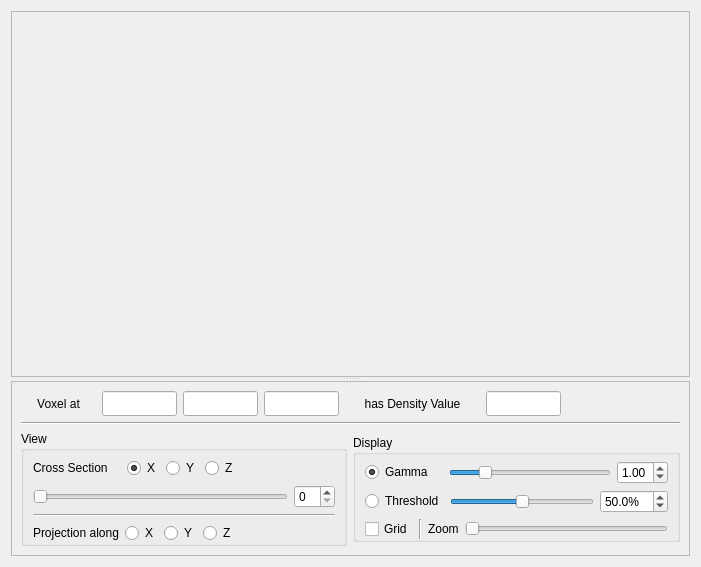
<?xml version="1.0" encoding="UTF-8"?>
<ui version="4.0">
 <class>dlg_mapexplorer</class>
 <widget class="QWidget" name="dlg_mapexplorer">
  <property name="geometry">
   <rect>
    <x>0</x>
    <y>0</y>
    <width>701</width>
    <height>567</height>
   </rect>
  </property>
  <property name="focusPolicy">
   <enum>Qt::WheelFocus</enum>
  </property>
  <property name="windowTitle">
   <string>Form</string>
  </property>
  <layout class="QGridLayout" name="gridLayout_2">
   <item row="0" column="0">
    <widget class="QSplitter" name="splitter">
     <property name="focusPolicy">
      <enum>Qt::WheelFocus</enum>
     </property>
     <property name="orientation">
      <enum>Qt::Vertical</enum>
     </property>
     <widget class="QScrollArea" name="m_pScrollAreaMap">
      <property name="widgetResizable">
       <bool>true</bool>
      </property>
      <widget class="QWidget" name="m_pLabelWidget">
       <property name="geometry">
        <rect>
         <x>0</x>
         <y>0</y>
         <width>681</width>
         <height>366</height>
        </rect>
       </property>
       <property name="focusPolicy">
        <enum>Qt::WheelFocus</enum>
       </property>
       <layout class="QGridLayout" name="gridLayout_3"/>
      </widget>
     </widget>
     <widget class="QScrollArea" name="m_pScrollAreaControls">
      <property name="sizePolicy">
       <sizepolicy hsizetype="Expanding" vsizetype="Preferred">
        <horstretch>0</horstretch>
        <verstretch>0</verstretch>
       </sizepolicy>
      </property>
      <property name="minimumSize">
       <size>
        <width>0</width>
        <height>39</height>
       </size>
      </property>
      <property name="maximumSize">
       <size>
        <width>16777215</width>
        <height>175</height>
       </size>
      </property>
      <property name="widgetResizable">
       <bool>true</bool>
      </property>
      <widget class="QWidget" name="scrollAreaWidgetContentsControls">
       <property name="geometry">
        <rect>
         <x>0</x>
         <y>0</y>
         <width>681</width>
         <height>173</height>
        </rect>
       </property>
       <layout class="QGridLayout" name="gridLayout">
        <item row="0" column="0" colspan="2">
         <layout class="QHBoxLayout" name="horizontalLayout_6">
          <item>
           <widget class="QLabel" name="label_4">
            <property name="sizePolicy">
             <sizepolicy hsizetype="Fixed" vsizetype="Fixed">
              <horstretch>1</horstretch>
              <verstretch>1</verstretch>
             </sizepolicy>
            </property>
            <property name="minimumSize">
             <size>
              <width>75</width>
              <height>25</height>
             </size>
            </property>
            <property name="maximumSize">
             <size>
              <width>75</width>
              <height>25</height>
             </size>
            </property>
            <property name="text">
             <string>Voxel at</string>
            </property>
            <property name="alignment">
             <set>Qt::AlignCenter</set>
            </property>
           </widget>
          </item>
          <item>
           <widget class="QLineEdit" name="m_pX">
            <property name="enabled">
             <bool>true</bool>
            </property>
            <property name="sizePolicy">
             <sizepolicy hsizetype="Fixed" vsizetype="Fixed">
              <horstretch>1</horstretch>
              <verstretch>1</verstretch>
             </sizepolicy>
            </property>
            <property name="minimumSize">
             <size>
              <width>75</width>
              <height>25</height>
             </size>
            </property>
            <property name="maximumSize">
             <size>
              <width>75</width>
              <height>25</height>
             </size>
            </property>
            <property name="baseSize">
             <size>
              <width>40</width>
              <height>0</height>
             </size>
            </property>
            <property name="alignment">
             <set>Qt::AlignCenter</set>
            </property>
            <property name="readOnly">
             <bool>true</bool>
            </property>
           </widget>
          </item>
          <item>
           <widget class="QLineEdit" name="m_pY">
            <property name="enabled">
             <bool>true</bool>
            </property>
            <property name="sizePolicy">
             <sizepolicy hsizetype="Fixed" vsizetype="Fixed">
              <horstretch>1</horstretch>
              <verstretch>1</verstretch>
             </sizepolicy>
            </property>
            <property name="minimumSize">
             <size>
              <width>75</width>
              <height>25</height>
             </size>
            </property>
            <property name="maximumSize">
             <size>
              <width>75</width>
              <height>25</height>
             </size>
            </property>
            <property name="alignment">
             <set>Qt::AlignCenter</set>
            </property>
            <property name="readOnly">
             <bool>true</bool>
            </property>
           </widget>
          </item>
          <item>
           <widget class="QLineEdit" name="m_pZ">
            <property name="enabled">
             <bool>true</bool>
            </property>
            <property name="sizePolicy">
             <sizepolicy hsizetype="Fixed" vsizetype="Fixed">
              <horstretch>1</horstretch>
              <verstretch>1</verstretch>
             </sizepolicy>
            </property>
            <property name="minimumSize">
             <size>
              <width>75</width>
              <height>25</height>
             </size>
            </property>
            <property name="maximumSize">
             <size>
              <width>75</width>
              <height>25</height>
             </size>
            </property>
            <property name="alignment">
             <set>Qt::AlignCenter</set>
            </property>
            <property name="readOnly">
             <bool>true</bool>
            </property>
           </widget>
          </item>
          <item>
           <widget class="QLabel" name="label_5">
            <property name="sizePolicy">
             <sizepolicy hsizetype="Fixed" vsizetype="Fixed">
              <horstretch>1</horstretch>
              <verstretch>1</verstretch>
             </sizepolicy>
            </property>
            <property name="minimumSize">
             <size>
              <width>135</width>
              <height>25</height>
             </size>
            </property>
            <property name="maximumSize">
             <size>
              <width>135</width>
              <height>25</height>
             </size>
            </property>
            <property name="text">
             <string>has Density Value</string>
            </property>
            <property name="alignment">
             <set>Qt::AlignCenter</set>
            </property>
           </widget>
          </item>
          <item>
           <widget class="QLineEdit" name="m_pDensity">
            <property name="sizePolicy">
             <sizepolicy hsizetype="Fixed" vsizetype="Fixed">
              <horstretch>1</horstretch>
              <verstretch>1</verstretch>
             </sizepolicy>
            </property>
            <property name="minimumSize">
             <size>
              <width>75</width>
              <height>25</height>
             </size>
            </property>
            <property name="maximumSize">
             <size>
              <width>75</width>
              <height>25</height>
             </size>
            </property>
            <property name="alignment">
             <set>Qt::AlignCenter</set>
            </property>
            <property name="readOnly">
             <bool>true</bool>
            </property>
           </widget>
          </item>
          <item>
           <spacer name="horizontalSpacer">
            <property name="orientation">
             <enum>Qt::Horizontal</enum>
            </property>
            <property name="sizeHint" stdset="0">
             <size>
              <width>148</width>
              <height>22</height>
             </size>
            </property>
           </spacer>
          </item>
         </layout>
        </item>
        <item row="1" column="0" colspan="2">
         <widget class="Line" name="line">
          <property name="orientation">
           <enum>Qt::Horizontal</enum>
          </property>
         </widget>
        </item>
        <item row="2" column="0">
         <widget class="QGroupBox" name="groupBox_4">
          <property name="sizePolicy">
           <sizepolicy hsizetype="Minimum" vsizetype="Maximum">
            <horstretch>0</horstretch>
            <verstretch>0</verstretch>
           </sizepolicy>
          </property>
          <property name="minimumSize">
           <size>
            <width>0</width>
            <height>100</height>
           </size>
          </property>
          <property name="title">
           <string>View</string>
          </property>
          <layout class="QVBoxLayout" name="verticalLayout">
           <property name="topMargin">
            <number>6</number>
           </property>
           <property name="bottomMargin">
            <number>0</number>
           </property>
           <item>
            <layout class="QHBoxLayout" name="horizontalLayout">
             <item>
              <widget class="QLabel" name="m_pLabelCrossSection">
               <property name="text">
                <string>Cross Section    </string>
               </property>
              </widget>
             </item>
             <item>
              <widget class="QRadioButton" name="m_pRadioButtonCrossSectionX">
               <property name="text">
                <string>X</string>
               </property>
               <property name="checked">
                <bool>true</bool>
               </property>
               <attribute name="buttonGroup">
                <string>m_pButtonGroupMapping</string>
               </attribute>
              </widget>
             </item>
             <item>
              <widget class="QRadioButton" name="m_pRadioButtonCrossSectionY">
               <property name="text">
                <string>Y</string>
               </property>
               <attribute name="buttonGroup">
                <string>m_pButtonGroupMapping</string>
               </attribute>
              </widget>
             </item>
             <item>
              <widget class="QRadioButton" name="m_pRadioButtonCrossSectionZ">
               <property name="text">
                <string>Z</string>
               </property>
               <attribute name="buttonGroup">
                <string>m_pButtonGroupMapping</string>
               </attribute>
              </widget>
             </item>
             <item>
              <spacer name="horizontalSpacer_3">
               <property name="orientation">
                <enum>Qt::Horizontal</enum>
               </property>
               <property name="sizeHint" stdset="0">
                <size>
                 <width>17</width>
                 <height>22</height>
                </size>
               </property>
              </spacer>
             </item>
            </layout>
           </item>
           <item>
            <layout class="QHBoxLayout" name="horizontalLayout_2">
             <item>
              <widget class="QSlider" name="m_pSliderSlice">
               <property name="orientation">
                <enum>Qt::Horizontal</enum>
               </property>
              </widget>
             </item>
             <item>
              <widget class="QSpinBox" name="m_pSpinBoxSlice">
               <property name="keyboardTracking">
                <bool>false</bool>
               </property>
              </widget>
             </item>
            </layout>
           </item>
           <item>
            <widget class="Line" name="line_3">
             <property name="orientation">
              <enum>Qt::Horizontal</enum>
             </property>
            </widget>
           </item>
           <item>
            <layout class="QHBoxLayout" name="horizontalLayout_5">
             <item>
              <widget class="QLabel" name="m_pLabelProjectionAlong">
               <property name="text">
                <string>Projection along</string>
               </property>
              </widget>
             </item>
             <item>
              <widget class="QRadioButton" name="m_pRadioButtonProjectionX">
               <property name="text">
                <string>X</string>
               </property>
               <attribute name="buttonGroup">
                <string>m_pButtonGroupMapping</string>
               </attribute>
              </widget>
             </item>
             <item>
              <widget class="QRadioButton" name="m_pRadioButtonProjectionY">
               <property name="text">
                <string>Y</string>
               </property>
               <attribute name="buttonGroup">
                <string>m_pButtonGroupMapping</string>
               </attribute>
              </widget>
             </item>
             <item>
              <widget class="QRadioButton" name="m_pRadioButtonProjectionZ">
               <property name="text">
                <string>Z</string>
               </property>
               <attribute name="buttonGroup">
                <string>m_pButtonGroupMapping</string>
               </attribute>
              </widget>
             </item>
             <item>
              <spacer name="horizontalSpacer_2">
               <property name="orientation">
                <enum>Qt::Horizontal</enum>
               </property>
               <property name="sizeHint" stdset="0">
                <size>
                 <width>17</width>
                 <height>17</height>
                </size>
               </property>
              </spacer>
             </item>
            </layout>
           </item>
           <item>
            <spacer name="verticalSpacer">
             <property name="orientation">
              <enum>Qt::Vertical</enum>
             </property>
             <property name="sizeHint" stdset="0">
              <size>
               <width>20</width>
               <height>0</height>
              </size>
             </property>
            </spacer>
           </item>
          </layout>
         </widget>
        </item>
        <item row="2" column="1">
         <widget class="QGroupBox" name="groupBox_2">
          <property name="sizePolicy">
           <sizepolicy hsizetype="MinimumExpanding" vsizetype="Maximum">
            <horstretch>0</horstretch>
            <verstretch>0</verstretch>
           </sizepolicy>
          </property>
          <property name="minimumSize">
           <size>
            <width>0</width>
            <height>100</height>
           </size>
          </property>
          <property name="title">
           <string>Display</string>
          </property>
          <layout class="QVBoxLayout" name="verticalLayout_2">
           <property name="topMargin">
            <number>6</number>
           </property>
           <property name="bottomMargin">
            <number>0</number>
           </property>
           <item>
            <layout class="QHBoxLayout" name="horizontalLayout_3">
             <item>
              <widget class="QRadioButton" name="m_pRadioButtonDisplayGamma">
               <property name="sizePolicy">
                <sizepolicy hsizetype="Maximum" vsizetype="Fixed">
                 <horstretch>0</horstretch>
                 <verstretch>0</verstretch>
                </sizepolicy>
               </property>
               <property name="text">
                <string>Gamma   </string>
               </property>
               <property name="checked">
                <bool>true</bool>
               </property>
               <attribute name="buttonGroup">
                <string>m_pButtonGroupDisplay</string>
               </attribute>
              </widget>
             </item>
             <item>
              <widget class="QSlider" name="m_pSliderGamma">
               <property name="minimum">
                <number>1</number>
               </property>
               <property name="maximum">
                <number>500</number>
               </property>
               <property name="value">
                <number>100</number>
               </property>
               <property name="orientation">
                <enum>Qt::Horizontal</enum>
               </property>
              </widget>
             </item>
             <item>
              <widget class="QDoubleSpinBox" name="m_pSpinBoxGamma">
               <property name="keyboardTracking">
                <bool>false</bool>
               </property>
               <property name="minimum">
                <double>0.010000000000000</double>
               </property>
               <property name="maximum">
                <double>5.000000000000000</double>
               </property>
               <property name="singleStep">
                <double>0.010000000000000</double>
               </property>
               <property name="value">
                <double>1.000000000000000</double>
               </property>
              </widget>
             </item>
            </layout>
           </item>
           <item>
            <layout class="QHBoxLayout" name="horizontalLayout_4">
             <item>
              <widget class="QRadioButton" name="m_pRadioButtonDisplayThreshold">
               <property name="sizePolicy">
                <sizepolicy hsizetype="Maximum" vsizetype="Fixed">
                 <horstretch>0</horstretch>
                 <verstretch>0</verstretch>
                </sizepolicy>
               </property>
               <property name="text">
                <string>Threshold</string>
               </property>
               <attribute name="buttonGroup">
                <string>m_pButtonGroupDisplay</string>
               </attribute>
              </widget>
             </item>
             <item>
              <widget class="QSlider" name="m_pSliderThreshold">
               <property name="minimum">
                <number>0</number>
               </property>
               <property name="maximum">
                <number>1000</number>
               </property>
               <property name="value">
                <number>500</number>
               </property>
               <property name="orientation">
                <enum>Qt::Horizontal</enum>
               </property>
              </widget>
             </item>
             <item>
              <widget class="QDoubleSpinBox" name="m_pSpinBoxThreshold">
               <property name="sizePolicy">
                <sizepolicy hsizetype="Maximum" vsizetype="Fixed">
                 <horstretch>0</horstretch>
                 <verstretch>0</verstretch>
                </sizepolicy>
               </property>
               <property name="maximumSize">
                <size>
                 <width>70</width>
                 <height>16777215</height>
                </size>
               </property>
               <property name="keyboardTracking">
                <bool>false</bool>
               </property>
               <property name="suffix">
                <string>%</string>
               </property>
               <property name="decimals">
                <number>1</number>
               </property>
               <property name="minimum">
                <double>0.000000000000000</double>
               </property>
               <property name="maximum">
                <double>100.000000000000000</double>
               </property>
               <property name="singleStep">
                <double>0.100000000000000</double>
               </property>
               <property name="value">
                <double>50.000000000000000</double>
               </property>
              </widget>
             </item>
            </layout>
           </item>
           <item>
            <layout class="QHBoxLayout" name="horizontalLayout_7">
             <item>
              <widget class="QCheckBox" name="m_pCheckBoxGrid">
               <property name="text">
                <string>Grid</string>
               </property>
               <property name="checked">
                <bool>false</bool>
               </property>
              </widget>
             </item>
             <item>
              <widget class="Line" name="line_2">
               <property name="orientation">
                <enum>Qt::Vertical</enum>
               </property>
              </widget>
             </item>
             <item>
              <widget class="QLabel" name="label">
               <property name="text">
                <string>Zoom</string>
               </property>
              </widget>
             </item>
             <item>
              <widget class="QSlider" name="m_pSliderZoom">
               <property name="minimum">
                <number>1</number>
               </property>
               <property name="maximum">
                <number>20</number>
               </property>
               <property name="pageStep">
                <number>5</number>
               </property>
               <property name="value">
                <number>1</number>
               </property>
               <property name="orientation">
                <enum>Qt::Horizontal</enum>
               </property>
              </widget>
             </item>
            </layout>
           </item>
          </layout>
         </widget>
        </item>
       </layout>
      </widget>
     </widget>
    </widget>
   </item>
  </layout>
 </widget>
 <resources/>
 <connections/>
 <buttongroups>
  <buttongroup name="m_pButtonGroupDisplay"/>
  <buttongroup name="m_pButtonGroupMapping"/>
 </buttongroups>
</ui>
